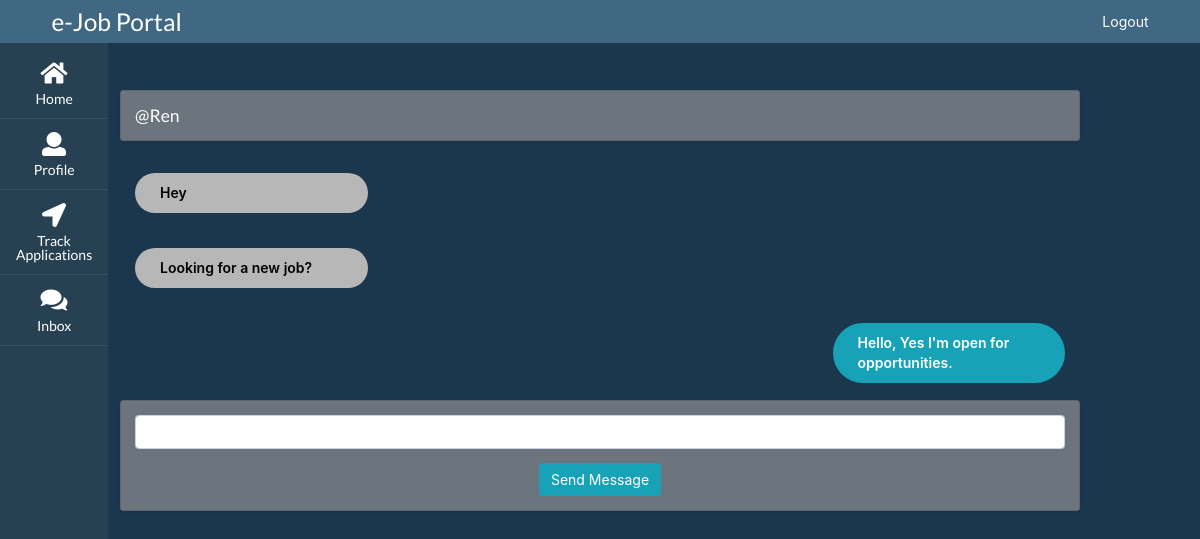
The app's page /employee/inbox/3/ (signed in) with its own data.
### user/models.py (models this page shows, shortened)
class ThreadModel(models.Model):
	user = models.ForeignKey(User, on_delete=models.CASCADE, related_name='+')
	receiver = models.ForeignKey(User, on_delete=models.CASCADE, related_name='+')

class User(AbstractUser):
  class Role(models.TextChoices):
    ADMIN = "ADMIN", "Admin"
    EMPLOYEE = "EMPLOYEE", "Employee"
    EMPLOYER = "EMPLOYER", "Employer"
  base_role = Role.ADMIN
  role = models.CharField(max_length=50, choices=Role.choices)

class Messages(models.Model):
  id = models.BigAutoField(primary_key=True)
  thread = models.ForeignKey(ThreadModel, on_delete=models.CASCADE, blank=True, null=True)
  from_id = models.ForeignKey(User, on_delete=models.CASCADE, related_name='+')
  to_id = models.ForeignKey(User, on_delete=models.CASCADE, related_name='+')
  description = models.CharField(max_length=3000)
  date = models.DateTimeField(default=timezone.now)

### employee/views.py (the view)
# urls.py: path('inbox/<int:pk>/', employeeThreadView, name='employeeThreadView'),
@login_required
def employeeThreadView(request, pk):
  if request.user.role == 'EMPLOYEE':
    form = MessageForm()
    thread = ThreadModel.objects.get(pk=pk)
    messageList = Messages.objects.filter(thread__pk__contains=pk)
    context = {
      'thread': thread,
      'form': form,
      'messageList': messageList
    }
    return render(request, 'social-thread.html', context)

### employee/forms.py
class MessageForm(forms.Form):
  message = forms.CharField(label='', max_length=3000)

### employee/templates/social-thread.html (shortened to what this page needs)
{% extends "base.html" %}
{% load crispy_forms_tags %}
{% block content %}
<div class="page">
  <div class="page-box">
    <div class="container">
      <div class="row">
        <div class="card text-white bg-secondary mb-3 col-md-12 mt-5 p-3 shadow-sm">
          {% if thread.receiver == request.user %}
            <h5>@{{ thread.user }}</h5>
          {% else %}
            <h5>@{{ thread.receiver }}</h5>
          {% endif %}
        </div>
      </div>
      {% for message in messageList %}
      <div class="row">
        <div class="col-md-12 my-1">
          {% if message.from_id == request.user %}
            <div class="sent-message my-3">
              <p>{{ message.description }}</p>
            </div>
          {% elif message.to_id == request.user %}
            <div class="received-message my-3">
              <p>{{ message.description }}</p>
            </div>
          {% endif %}
        </div>
      </div>
      {% endfor %}
      <div class="row">
        <div class="card text-white bg-secondary mb-3 col-md-12 p-3 shadow-sm">
          <form method="POST" action="{% url 'employee:employeeCreateMessageView' thread.pk %}" enctype="multipart/form-data">
            {{ form | crispy }}
            <div style="display: flex;">
              <button class="btn btn-info center" type="submit">Send Message</button>
            </div>
          </form>
        </div>
      </div>
    </div>
  </div>
</div>
{% endblock %}

### static/style.css (style rules this page uses)
body { height: auto !important; }
.page { background: #1A374D; height: 100%; width: 100%; color: white; min-height: 100vh; }
.page-box { padding: 4vw 10vw; width: 100%; }
.sent-message { background-color: #17a2b8; border-radius: 30px; padding: 10px 25px; width: 25%; float: right; font-weight: 600; }
.received-message { background-color: rgb(184, 183, 183); color: black; border-radius: 30px; padding: 10px 25px; width: 25%; font-weight: 600; }
.center { margin: 0 auto; }

### records on screen
ThreadModel: user "Ren"
Messages: description "Hey"
Messages: description "Looking for a new job?"
Messages: description "Hello, Yes I'm open for opportunities."
